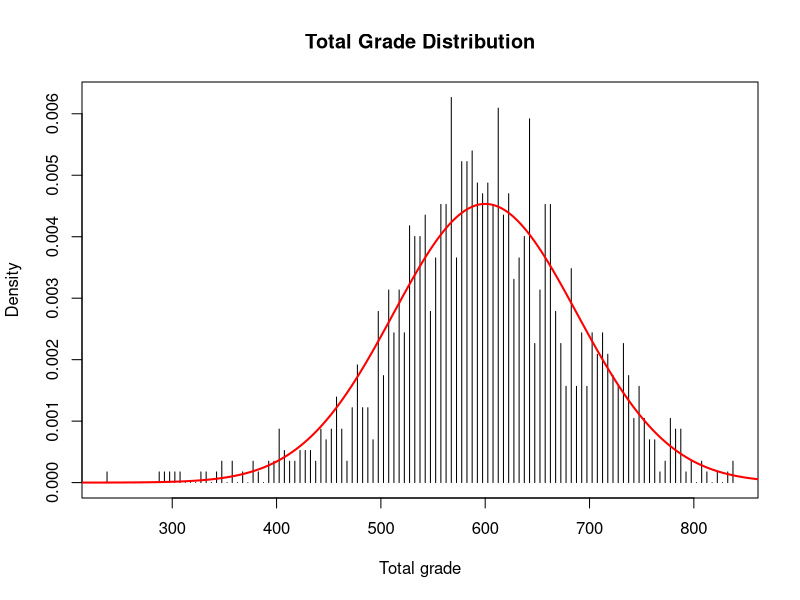
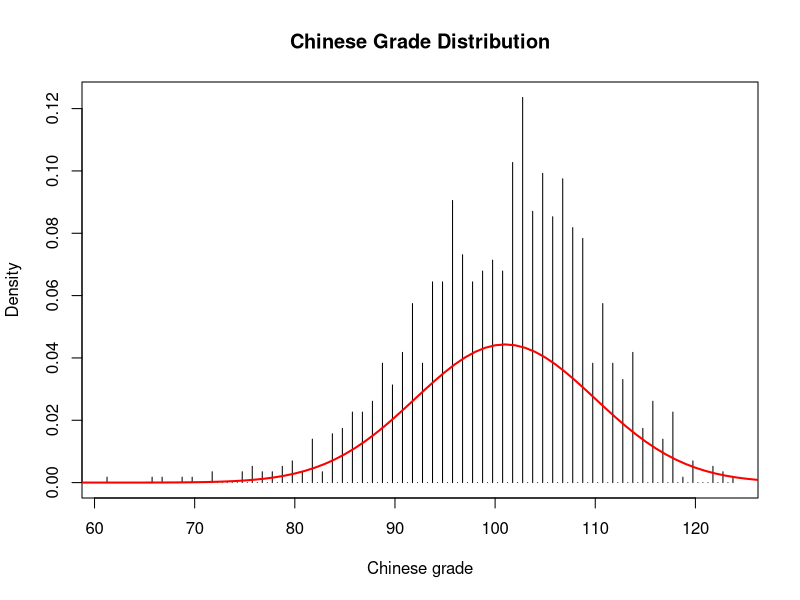
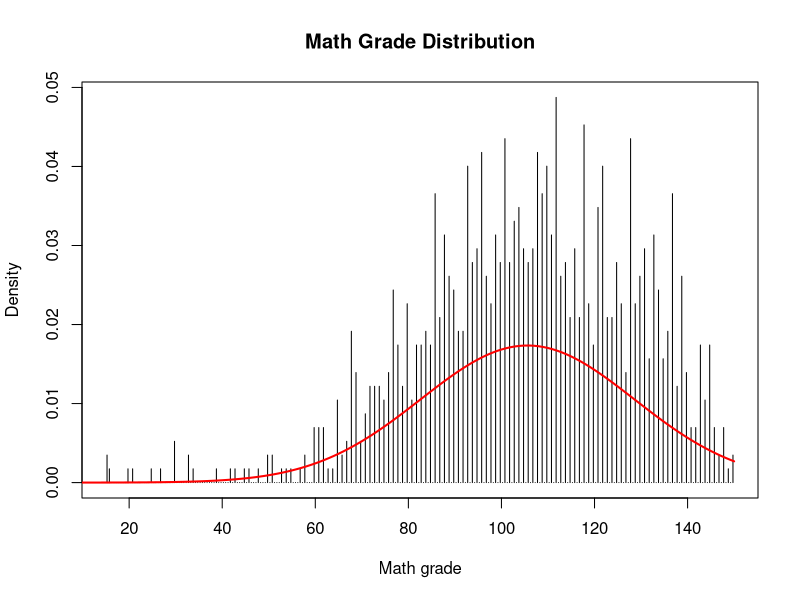
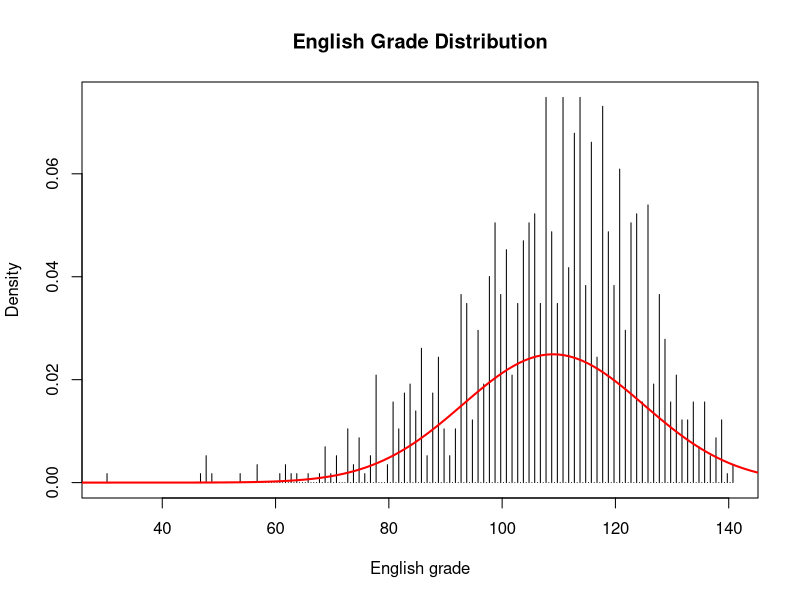
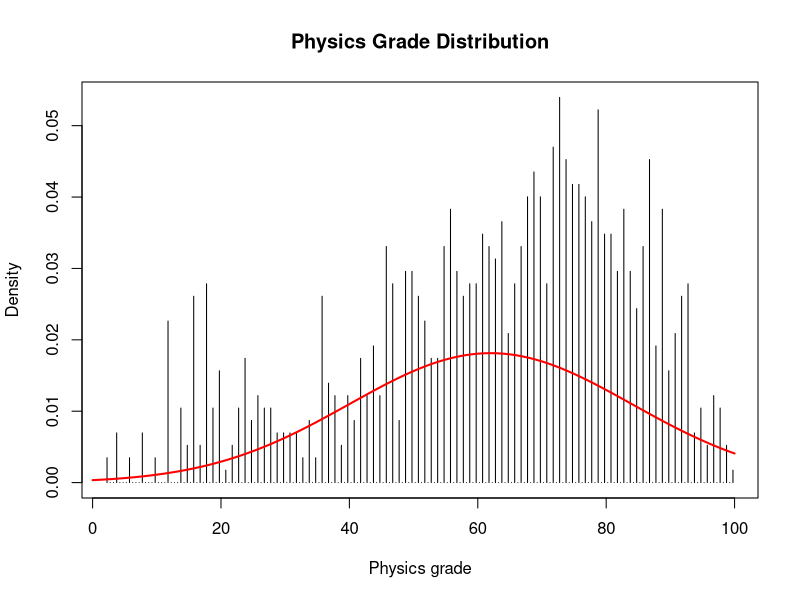
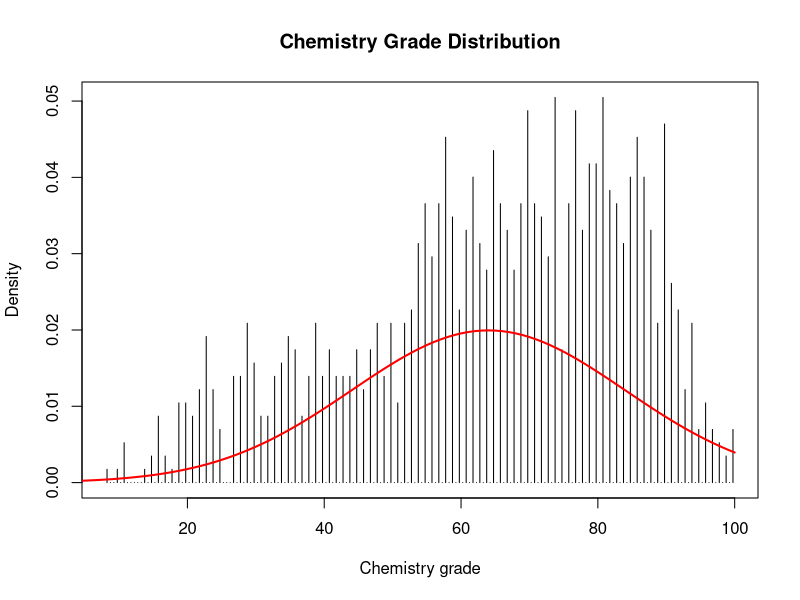
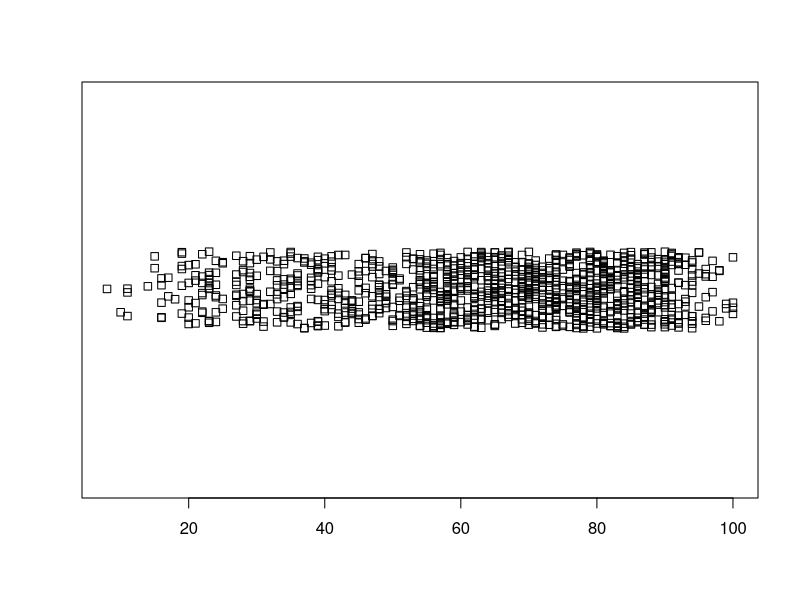
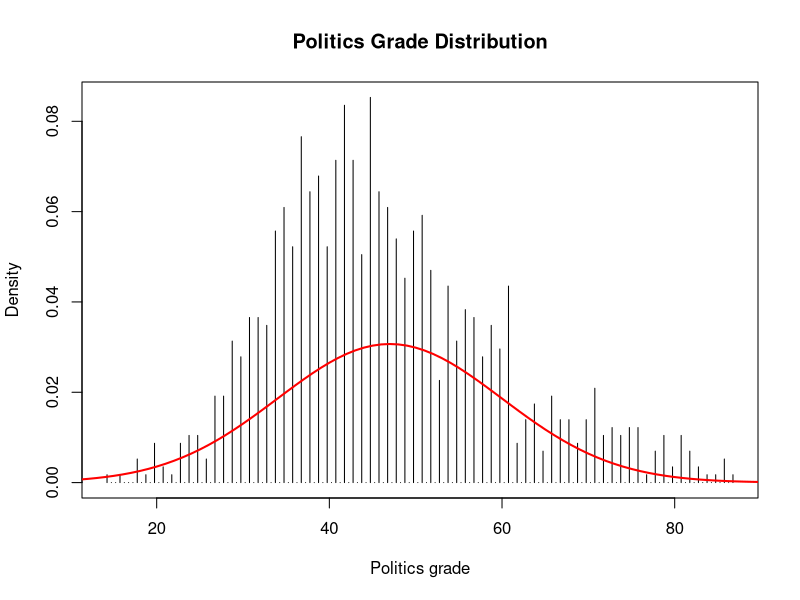

Write the R code that produced these figures, in order.
## ---- chunk 1
grade <- read.table(file="project_new.txt", header=T)

## ---- chunk 2
total.hist<-hist(grade$Total,plot=F,breaks=200)
plot(total.hist$density~total.hist$mids,type="h",ylab="Density",xlab="Total grade",main="Total Grade Distribution")
points(0:1500,dnorm(0:1500,600,88),type="l",col="red",lwd=2)

## ---- chunk 3
chinese.hist<-hist(grade$Chinese,plot=F,breaks=200)
plot(chinese.hist$density~chinese.hist$mids,type="h",ylab="Density",xlab="Chinese grade",main="Chinese Grade Distribution")
points(0:150,dnorm(0:150,101,9),type="l",col="red",lwd=2)

## ---- chunk 4
math.hist<-hist(grade$Math,plot=F,breaks=200)
plot(math.hist$density~math.hist$mids,type="h",ylab="Density",xlab="Math grade",main="Math Grade Distribution")
points(0:150,dnorm(0:150,105.6,23),type="l",col="red",lwd=2)

## ---- chunk 5
eng.hist<-hist(grade$English,plot=F,breaks=200)
plot(eng.hist$density~eng.hist$mids,type="h",ylab="Density",xlab="English grade",main="English Grade Distribution")
points(0:150,dnorm(0:150,109,16),type="l",col="red",lwd=2)

## ---- chunk 6
phy.hist<-hist(grade$Physics,plot=F,breaks=200)
plot(phy.hist$density~phy.hist$mids,type="h",ylab="Density",xlab="Physics grade",main="Physics Grade Distribution")
points(0:100,dnorm(0:100,62,22),type="l",col="red",lwd=2)

## ---- chunk 7
chem.hist<-hist(grade$Chemistry,plot=F,breaks=200)
plot(chem.hist$density~chem.hist$mids,type="h",ylab="Density",xlab="Chemistry grade",main="Chemistry Grade Distribution")
points(0:100,dnorm(0:100,64,20),type="l",col="red",lwd=2)

## ---- chunk 8
stripchart(grade$Chemistry,method="jitter",jitter=0.02)
freq <- tapply(grade$Chemistry,grade$Chemistry,length)
## ---- chunk 9
poli.hist<-hist(grade$Politics,plot=F,breaks=200)
plot(poli.hist$density~poli.hist$mids,type="h",ylab="Density",xlab="Politics grade",main="Politics Grade Distribution")
points(0:100,dnorm(0:100,47,13),type="l",col="red",lwd=2)

## ---- chunk 10
histo.hist<-hist(grade$History,plot=F,breaks=200)
plot(histo.hist$density~histo.hist$mids,type="h",ylab="Density",xlab="History grade",main="History Grade Distribution")
points(0:100,dnorm(0:100,59,12),type="l",col="red",lwd=2)

## ---- chunk 11
geo.hist<-hist(grade$Geography,plot=F,breaks=200)
plot(geo.hist$density~geo.hist$mids,type="h",ylab="Density",xlab="Geography grade",main="Geography Grade Distribution")
points(0:100,dnorm(0:100,52,16),type="l",col="red",lwd=2)
